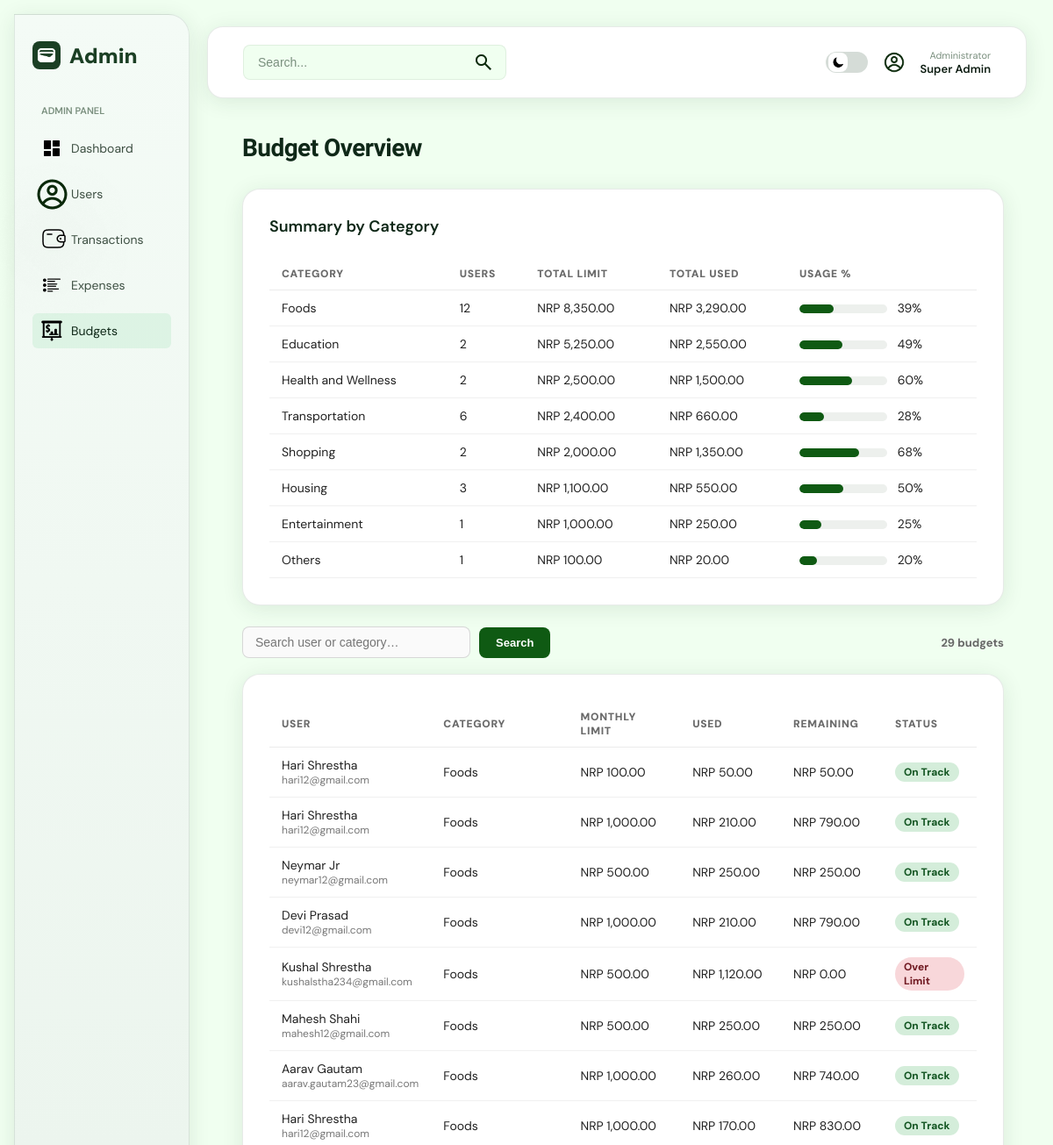
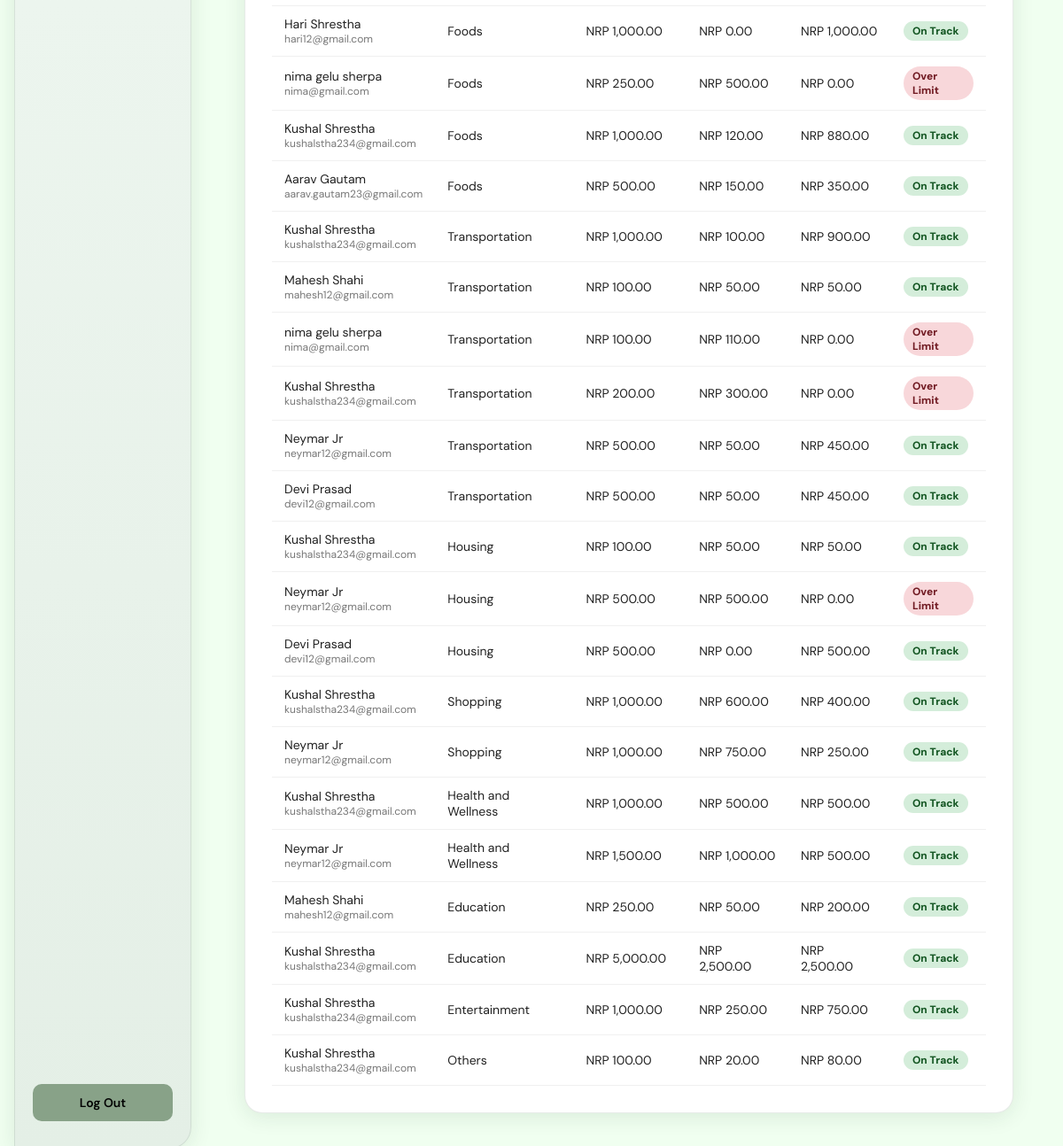
The page /admin/pages/budgets.php (signed in) on the database its author committed (2 pictures, top to bottom).
### tables this page shows
CREATE TABLE `budgets` (
  `id` int(10) UNSIGNED NOT NULL AUTO_INCREMENT,
  `user_id` int(10) UNSIGNED NOT NULL,
  `budget_month` date NOT NULL DEFAULT date_format(curdate(),'%Y-%m-01'),
  `category` enum('Foods','Transportation','Housing','Shopping','Health and Wellness','Education','Entertainment','Others','Unbudgeted') NOT NULL,
  `monthly_limit` decimal(14,2) NOT NULL DEFAULT 0.00,
  `used` decimal(14,2) NOT NULL DEFAULT 0.00,
  `created_at` datetime DEFAULT current_timestamp(),
  `updated_at` datetime DEFAULT current_timestamp() ON UPDATE current_timestamp(),
  PRIMARY KEY (`id`),
  UNIQUE KEY `unique_user_category_month` (`user_id`,`category`,`budget_month`),
  CONSTRAINT `budgets_ibfk_1` FOREIGN KEY (`user_id`) REFERENCES `users` (`id`) ON DELETE CASCADE
);

CREATE TABLE `users` (
  `id` int(10) UNSIGNED NOT NULL AUTO_INCREMENT,
  `fullname` varchar(100) NOT NULL,
  `username` varchar(30) NOT NULL,
  `email` varchar(180) NOT NULL,
  `balance` decimal(14,2) NOT NULL DEFAULT 0.00,
  `password_hash` varchar(255) NOT NULL,
  `created_at` datetime NOT NULL DEFAULT current_timestamp(),
  PRIMARY KEY (`id`),
  UNIQUE KEY `username` (`username`),
  UNIQUE KEY `email` (`email`),
  KEY `idx_email` (`email`),
  KEY `idx_username` (`username`)
);

### admin/pages/budgets.php (the view, shortened to what this page needs)
<?php
require_once '../../backend/connection.php';
$search = trim($_GET['search'] ?? '');
$where  = '';
$budgets = $mysqli->query(
    "SELECT b.*, u.fullname, u.email FROM budgets b JOIN users u ON b.user_id=u.id
     $where ORDER BY b.category ASC"
)->fetch_all(MYSQLI_ASSOC);
$summary = $mysqli->query(
    "SELECT category, COUNT(*) AS users, SUM(monthly_limit) AS total_limit, SUM(used) AS total_used
     FROM budgets GROUP BY category ORDER BY total_limit DESC"
)->fetch_all(MYSQLI_ASSOC);
?>
<!DOCTYPE html>
<html lang="en">
<head>
    <?php
    include __DIR__ . '/../../components/head_theme.php';
    ?>
</head>
<body>
<div class="container">
    <?php include '../components/admin_sidebar.php'; ?>
    <div class="main-content">
        <?php include '../components/admin_topbar.php'; ?>
        <div class="dashboard">
            <h1 class="dashboard-title">Budget Overview</h1>
            <div class="transaction-section" style="margin-bottom:24px">
                <h2 class="transaction-title">Summary by Category</h2>
                <table class="admin-table">
                    <thead><tr><th>Category</th><th>Users</th><th>Total Limit</th><th>Total Used</th><th>Usage %</th></tr></thead>
                    <tbody>
                    <?php foreach ($summary as $s):
                        $pct = $s['total_limit'] > 0 ? round(($s['total_used']/$s['total_limit'])*100) : 0;
                    ?>
                    <tr>
                        <td><?php echo htmlspecialchars($s['category']); ?></td>
                        <td><?php echo $s['users']; ?></td>
                        <td>NRP <?php echo number_format($s['total_limit'],2); ?></td>
                        <td>NRP <?php echo number_format($s['total_used'],2); ?></td>
                        <td>
                            <div class="budget-progress" style="width:100px;display:inline-block;vertical-align:middle">
                                <span style="width:<?php echo min(100,$pct); ?>%;background:<?php echo $pct>=90?'#e55':'#0f5a13'; ?>"></span>
                            </div>
                            <span style="margin-left:8px"><?php echo $pct; ?>%</span>
                        </td>
                    </tr>
                    <?php endforeach; ?>
                    </tbody>
                </table>
            </div>
            <div class="admin-toolbar">
                <form method="GET" action="" style="display:flex;gap:10px;align-items:center">
                    <input class="admin-search-input" type="text" name="search" placeholder="Search user or category…" value="<?php echo htmlspecialchars($search); ?>">
                    <button class="admin-btn admin-primary" type="submit">Search</button>
                </form>
                <span class="admin-count"><?php echo count($budgets); ?> budget<?php echo count($budgets)!=1?'s':''; ?></span>
            </div>
            <div class="transaction-section">
                <table class="admin-table">
                    <thead><tr><th>User</th><th>Category</th><th>Monthly Limit</th><th>Used</th><th>Remaining</th><th>Status</th></tr></thead>
                    <tbody>
                    <?php foreach ($budgets as $b):
                        $rem = max(0, $b['monthly_limit'] - $b['used']);
                        $pct = $b['monthly_limit'] > 0 ? ($b['used']/$b['monthly_limit'])*100 : 0;
                        $status = $pct >= 100 ? 'Over Limit' : ($pct >= 80 ? 'Near Limit' : 'On Track');
                        $sClass = $pct >= 100 ? 'admin-badge-expense' : ($pct >= 80 ? 'admin-badge-send' : 'admin-badge-receive');
                    ?>
                    <tr>
                        <td>
                            <div><?php echo htmlspecialchars($b['fullname']); ?></div>
                            <div style="font-size:12px;color:#777"><?php echo htmlspecialchars($b['email']); ?></div>
                        </td>
                        <td><?php echo htmlspecialchars($b['category']); ?></td>
                        <td>NRP <?php echo number_format($b['monthly_limit'],2); ?></td>
                        <td>NRP <?php echo number_format($b['used'],2); ?></td>
                        <td>NRP <?php echo number_format($rem,2); ?></td>
                        <td><span class="admin-badge <?php echo $sClass; ?>"><?php echo $status; ?></span></td>
                    </tr>
                    <?php endforeach; ?>
                    </tbody>
                </table>
            </div>
        </div>
    </div>
</div>
</body>
</html>

### assets/css/style.css (style rules this page uses)
* { margin: 0; padding: 0; box-sizing: border-box; }
body { font-family: -apple-system, BlinkMacSystemFont, "Segoe UI", Roboto, "Helvetica Neue", Arial, sans-serif; background: #f0fff0; background: var(--green-lightest, #f0fff0); color: #0f1f14; color: var(--text-dark, #0f1f14); }
.container { display: flex; min-height: 100vh; gap: 24px; padding: 20px; }
.main-content { flex: 1; display: flex; flex-direction: column; }
.dashboard, .budget-page, .wallet-page { padding: 40px; flex: 1; overflow-y: auto; }
.dashboard-title { font-size: 28px; font-weight: 600; color: var(--green-darkest, #0f2818); margin-bottom: 30px; }
.transaction-section { background: var(--white, #ffffff); border: 1px solid var(--card-border, rgba(27, 63, 36, 0.1)); box-shadow: var(--shadow-card, 0 4px 18px rgba(27, 63, 36, 0.08)); padding: 30px; border-radius: var(--radius-lg, 12px); min-height: 300px; }
.transaction-title { font-size: 18px; font-weight: 600; color: #0f2818; color: var(--green-darkest, #0f2818); margin-bottom: 24px; }

### assets/css/landing.css (style rules this page uses)
:root { --green-darkest: #0f2818; --green-dark: #1b3f24; --green-mid: #2d6a4f; --green-muted: #6f8f6f; --green-light: #d4f5d4; --green-lightest: #f0fff0; --green-accent: #40c074; --green-glow: rgba(64, 192, 116, 0.18); --white: #ffffff; --text-dark: #0f1f14; --text-body: #3d4f42; --text-muted: #7a8f7e; --card-bg: #f6fdf7; --card-border: rgba(27, 63, 36, 0.10); --radius-lg: 20px; --radius-md: 12px; --radius-sm: 8px; --shadow-card: 0 4px 24px rgba(27, 63, 36, 0.10); --shadow-hover: 0 16px 48px rgba(27, 63, 36, 0.18); --font-display: 'Sora', sans-serif; --font-body: 'DM Sans', sans-serif; --transition: all 0.28s cubic-bezier(0.4, 0, 0.2, 1); }
*, *::before, *::after { box-sizing: border-box; }

### assets/css/budget.css (style rules this page uses)
.budget-progress { width: 100%; height: 10px; background: rgba(27, 63, 36, 0.08); border-radius: 999px; overflow: hidden; }
.budget-progress span { display: block; height: 100%; border-radius: 999px; }

### admin/admin.css (style rules this page uses)
.admin-table { width: 100%; border-collapse: separate; border-spacing: 0; font-size: 14px; }
.admin-table thead th { text-align: left; padding: 10px 14px; font-size: 12px; font-weight: 900; color: #6b6b6b; text-transform: uppercase; letter-spacing: .06em; border-bottom: 1px solid rgba(0,0,0,.08); background: rgba(255,255,255,.4); }
.admin-table tbody td { padding: 11px 14px; border-bottom: 1px solid rgba(0,0,0,.06); color: #222; }
.admin-badge { display: inline-block; padding: 3px 10px; border-radius: 999px; font-size: 12px; font-weight: 800; }
.admin-badge-receive { background: #d4edda; color: #155724; }
.admin-badge-expense { background: #f8d7da; color: #721c24; }
.admin-toolbar { display: flex; align-items: center; justify-content: space-between; gap: 14px; margin-bottom: 18px; flex-wrap: wrap; }
.admin-search-input { padding: 9px 14px; border: 1px solid rgba(0,0,0,.14); border-radius: 8px; font-size: 14px; min-width: 260px; background: #fafafa; color: #111; outline: none; }
.admin-count { font-size: 13px; font-weight: 700; color: #666; white-space: nowrap; }
.admin-btn { padding: 9px 18px; border-radius: 8px; font-size: 13px; font-weight: 800; cursor: pointer; border: 1px solid rgba(0,0,0,.12); background: #f3f3f3; color: #111; text-decoration: none; display: inline-flex; align-items: center; gap: 6px; }
.admin-btn.admin-primary { background: #0f5a13; border-color: rgba(15,90,19,.35); color: #fff; }

### assets/css/app-shell.css (style rules this page uses)
body:not(.landing-body) { font-family: var(--font-body), "DM Sans", -apple-system, BlinkMacSystemFont, "Segoe UI", Roboto, sans-serif; background: var(--green-lightest); color: var(--text-dark); }
body:not(.landing-body) .dashboard-title, body:not(.landing-body) .page-title { font-family: var(--font-display), "Sora", sans-serif; letter-spacing: -0.02em; }
body:not(.landing-body) .container { padding: 16px 16px 20px; gap: 20px; }

### rows shown on the page
budgets: user.fullname "Hari Shrestha", user.email "hari12@gmail.com", category "Foods", monthly_limit "100.00", used "50.00", status "On Track"
budgets: user.fullname "Hari Shrestha", user.email "hari12@gmail.com", category "Foods", monthly_limit "1,000.00", used "210.00", rem "790.00", status "On Track"
budgets: user.fullname "Neymar Jr", user.email "neymar12@gmail.com", category "Foods", monthly_limit "500.00", used "250.00", status "On Track"
budgets: user.fullname "Devi Prasad", user.email "devi12@gmail.com", category "Foods", monthly_limit "1,000.00", used "210.00", rem "790.00", status "On Track"
budgets: user.fullname "Kushal Shrestha", user.email "kushalstha234@gmail.com", category "Foods", monthly_limit "500.00", used "1,120.00", rem "0.00", status "Over Limit"
budgets: user.fullname "Mahesh Shahi", user.email "mahesh12@gmail.com", category "Foods", monthly_limit "500.00", used "250.00", status "On Track"
budgets: user.fullname "Aarav Gautam", user.email "aarav.gautam23@gmail.com", category "Foods", monthly_limit "1,000.00", used "260.00", rem "740.00", status "On Track"
budgets: user.fullname "Hari Shrestha", user.email "hari12@gmail.com", category "Foods", monthly_limit "1,000.00", used "170.00", rem "830.00", status "On Track"
budgets: user.fullname "Hari Shrestha", user.email "hari12@gmail.com", category "Foods", monthly_limit "1,000.00", used "0.00", rem "1,000.00", status "On Track"
budgets: user.fullname "nima gelu sherpa", user.email "nima@gmail.com", category "Foods", monthly_limit "250.00", used "500.00", rem "0.00", status "Over Limit"
budgets: user.fullname "Kushal Shrestha", user.email "kushalstha234@gmail.com", category "Foods", monthly_limit "1,000.00", used "120.00", rem "880.00", status "On Track"
budgets: user.fullname "Aarav Gautam", user.email "aarav.gautam23@gmail.com", category "Foods", monthly_limit "500.00", used "150.00", rem "350.00", status "On Track"
budgets: user.fullname "Kushal Shrestha", user.email "kushalstha234@gmail.com", category "Transportation", monthly_limit "1,000.00", used "100.00", rem "900.00", status "On Track"
budgets: user.fullname "Mahesh Shahi", user.email "mahesh12@gmail.com", category "Transportation", monthly_limit "100.00", used "50.00", status "On Track"
budgets: user.fullname "nima gelu sherpa", user.email "nima@gmail.com", category "Transportation", monthly_limit "100.00", used "110.00", rem "0.00", status "Over Limit"
budgets: user.fullname "Kushal Shrestha", user.email "kushalstha234@gmail.com", category "Transportation", monthly_limit "200.00", used "300.00", rem "0.00", status "Over Limit"
budgets: user.fullname "Neymar Jr", user.email "neymar12@gmail.com", category "Transportation", monthly_limit "500.00", used "50.00", rem "450.00", status "On Track"
budgets: user.fullname "Devi Prasad", user.email "devi12@gmail.com", category "Transportation", monthly_limit "500.00", used "50.00", rem "450.00", status "On Track"
budgets: user.fullname "Kushal Shrestha", user.email "kushalstha234@gmail.com", category "Housing", monthly_limit "100.00", used "50.00", status "On Track"
budgets: user.fullname "Neymar Jr", user.email "neymar12@gmail.com", category "Housing", monthly_limit "500.00", used "500.00", rem "0.00", status "Over Limit"
budgets: user.fullname "Devi Prasad", user.email "devi12@gmail.com", category "Housing", monthly_limit "500.00", used "0.00", status "On Track"
budgets: user.fullname "Kushal Shrestha", user.email "kushalstha234@gmail.com", category "Shopping", monthly_limit "1,000.00", used "600.00", rem "400.00", status "On Track"
budgets: user.fullname "Neymar Jr", user.email "neymar12@gmail.com", category "Shopping", monthly_limit "1,000.00", used "750.00", rem "250.00", status "On Track"
budgets: user.fullname "Kushal Shrestha", user.email "kushalstha234@gmail.com", category "Health and Wellness", monthly_limit "1,000.00", used "500.00", status "On Track"
budgets: user.fullname "Neymar Jr", user.email "neymar12@gmail.com", category "Health and Wellness", monthly_limit "1,500.00", used "1,000.00", rem "500.00", status "On Track"
budgets: user.fullname "Mahesh Shahi", user.email "mahesh12@gmail.com", category "Education", monthly_limit "250.00", used "50.00", rem "200.00", status "On Track"
budgets: user.fullname "Kushal Shrestha", user.email "kushalstha234@gmail.com", category "Education", monthly_limit "5,000.00", used "2,500.00", rem "2,500.00", status "On Track"
budgets: user.fullname "Kushal Shrestha", user.email "kushalstha234@gmail.com", category "Entertainment", monthly_limit "1,000.00", used "250.00", rem "750.00", status "On Track"
budgets: user.fullname "Kushal Shrestha", user.email "kushalstha234@gmail.com", category "Others", monthly_limit "100.00", used "20.00", rem "80.00", status "On Track"

### other values the page prints
$admin_name "Super Admin"
$s['category'] "Foods"
$s['users'] "12"
$s['total_limit'] "8,350.00"
$s['total_used'] "3,290.00"
$pct "39"
$s['category'] "Education"
$s['users'] "2"
$s['total_limit'] "5,250.00"
$s['total_used'] "2,550.00"
$pct "49"
$s['category'] "Health and Wellness"
$s['total_limit'] "2,500.00"
$s['total_used'] "1,500.00"
$pct "60"
